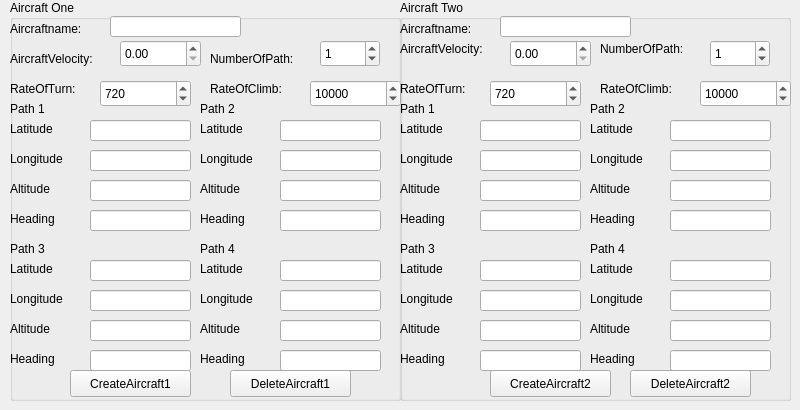
      <widget class="QWidget" name="tab">
       <attribute name="title">
        <string>Aircraft1/Aircraft2</string>
       </attribute>
       <widget class="QGroupBox" name="groupBox_62">
        <property name="geometry">
         <rect>
          <x>10</x>
          <y>0</y>
          <width>391</width>
          <height>401</height>
         </rect>
        </property>
        <property name="title">
         <string>Aircraft One</string>
        </property>
        <widget class="QLabel" name="label_146">
         <property name="geometry">
          <rect>
           <x>0</x>
           <y>20</y>
           <width>101</width>
           <height>17</height>
          </rect>
         </property>
         <property name="text">
          <string>Aircraftname:</string>
         </property>
        </widget>
        <widget class="QLabel" name="label_246">
         <property name="geometry">
          <rect>
           <x>0</x>
           <y>50</y>
           <width>111</width>
           <height>17</height>
          </rect>
         </property>
         <property name="text">
          <string>AircraftVelocity:</string>
         </property>
        </widget>
        <widget class="QLabel" name="label_247">
         <property name="geometry">
          <rect>
           <x>0</x>
           <y>100</y>
           <width>101</width>
           <height>17</height>
          </rect>
         </property>
         <property name="text">
          <string>Path 1</string>
         </property>
        </widget>
        <widget class="QLineEdit" name="TEAircraft1Path1Lat">
         <property name="geometry">
          <rect>
           <x>80</x>
           <y>120</y>
           <width>101</width>
           <height>21</height>
          </rect>
         </property>
        </widget>
        <widget class="QLabel" name="label_249">
         <property name="geometry">
          <rect>
           <x>0</x>
           <y>120</y>
           <width>66</width>
           <height>17</height>
          </rect>
         </property>
         <property name="text">
          <string>Latitude</string>
         </property>
        </widget>
        <widget class="QLabel" name="label_250">
         <property name="geometry">
          <rect>
           <x>0</x>
           <y>150</y>
           <width>71</width>
           <height>17</height>
          </rect>
         </property>
         <property name="text">
          <string>Longitude</string>
         </property>
        </widget>
        <widget class="QLineEdit" name="TEAircraft1Path1Long">
         <property name="geometry">
          <rect>
           <x>80</x>
           <y>150</y>
           <width>101</width>
           <height>21</height>
          </rect>
         </property>
        </widget>
        <widget class="QLabel" name="label_251">
         <property name="geometry">
          <rect>
           <x>0</x>
           <y>180</y>
           <width>71</width>
           <height>17</height>
          </rect>
         </property>
         <property name="text">
          <string>Altitude</string>
         </property>
        </widget>
        <widget class="QLineEdit" name="TEAircraft1Path1Alt">
         <property name="geometry">
          <rect>
           <x>80</x>
           <y>180</y>
           <width>101</width>
           <height>21</height>
          </rect>
         </property>
        </widget>
        <widget class="QLabel" name="label_261">
         <property name="geometry">
          <rect>
           <x>0</x>
           <y>210</y>
           <width>71</width>
           <height>17</height>
          </rect>
         </property>
         <property name="text">
          <string>Heading</string>
         </property>
        </widget>
        <widget class="QLineEdit" name="TEAircraft1Path1Head">
         <property name="geometry">
          <rect>
           <x>80</x>
           <y>210</y>
           <width>101</width>
           <height>21</height>
          </rect>
         </property>
        </widget>
        <widget class="QLineEdit" name="TEAircraft1Name">
         <property name="geometry">
          <rect>
           <x>100</x>
           <y>16</y>
           <width>131</width>
           <height>21</height>
          </rect>
         </property>
        </widget>
        <widget class="QDoubleSpinBox" name="TEAircraft1Velocity">
         <property name="geometry">
          <rect>
           <x>110</x>
           <y>40</y>
           <width>81</width>
           <height>27</height>
          </rect>
         </property>
         <property name="maximum">
          <double>9999.000000000000000</double>
         </property>
        </widget>
        <widget class="QLineEdit" name="TEAircraft1Path2Alt">
         <property name="geometry">
          <rect>
           <x>270</x>
           <y>180</y>
           <width>101</width>
           <height>21</height>
          </rect>
         </property>
        </widget>
        <widget class="QLineEdit" name="TEAircraft1Path2Long">
         <property name="geometry">
          <rect>
           <x>270</x>
           <y>150</y>
           <width>101</width>
           <height>21</height>
          </rect>
         </property>
        </widget>
        <widget class="QLabel" name="label_262">
         <property name="geometry">
          <rect>
           <x>190</x>
           <y>180</y>
           <width>71</width>
           <height>17</height>
          </rect>
         </property>
         <property name="text">
          <string>Altitude</string>
         </property>
        </widget>
        <widget class="QLineEdit" name="TEAircraft1Path2Lat">
         <property name="geometry">
          <rect>
           <x>270</x>
           <y>120</y>
           <width>101</width>
           <height>21</height>
          </rect>
         </property>
        </widget>
        <widget class="QLabel" name="label_263">
         <property name="geometry">
          <rect>
           <x>190</x>
           <y>210</y>
           <width>71</width>
           <height>17</height>
          </rect>
         </property>
         <property name="text">
          <string>Heading</string>
         </property>
        </widget>
        <widget class="QLabel" name="label_264">
         <property name="geometry">
          <rect>
           <x>190</x>
           <y>100</y>
           <width>101</width>
           <height>17</height>
          </rect>
         </property>
         <property name="text">
          <string>Path 2</string>
         </property>
        </widget>
        <widget class="QLineEdit" name="TEAircraft1Path2Head">
         <property name="geometry">
          <rect>
           <x>270</x>
           <y>210</y>
           <width>101</width>
           <height>21</height>
          </rect>
         </property>
        </widget>
        <widget class="QLabel" name="label_265">
         <property name="geometry">
          <rect>
           <x>190</x>
           <y>150</y>
           <width>71</width>
           <height>17</height>
          </rect>
         </property>
         <property name="text">
          <string>Longitude</string>
         </property>
        </widget>
        <widget class="QLabel" name="label_266">
         <property name="geometry">
          <rect>
           <x>190</x>
           <y>120</y>
           <width>66</width>
           <height>17</height>
          </rect>
         </property>
         <property name="text">
          <string>Latitude</string>
         </property>
        </widget>
        <widget class="QLineEdit" name="TEAircraft1Path3Alt">
         <property name="geometry">
          <rect>
           <x>80</x>
           <y>320</y>
           <width>101</width>
           <height>21</height>
          </rect>
         </property>
        </widget>
        <widget class="QLineEdit" name="TEAircraft1Path3Long">
         <property name="geometry">
          <rect>
           <x>80</x>
           <y>290</y>
           <width>101</width>
           <height>21</height>
          </rect>
         </property>
        </widget>
        <widget class="QLabel" name="label_267">
         <property name="geometry">
          <rect>
           <x>0</x>
           <y>320</y>
           <width>71</width>
           <height>17</height>
          </rect>
         </property>
         <property name="text">
          <string>Altitude</string>
         </property>
        </widget>
        <widget class="QLineEdit" name="TEAircraft1Path3Lat">
         <property name="geometry">
          <rect>
           <x>80</x>
           <y>260</y>
           <width>101</width>
           <height>21</height>
          </rect>
         </property>
        </widget>
        <widget class="QLabel" name="label_268">
         <property name="geometry">
          <rect>
           <x>0</x>
           <y>350</y>
           <width>71</width>
           <height>17</height>
          </rect>
         </property>
         <property name="text">
          <string>Heading</string>
         </property>
        </widget>
        <widget class="QLabel" name="label_269">
         <property name="geometry">
          <rect>
           <x>0</x>
           <y>240</y>
           <width>101</width>
           <height>17</height>
          </rect>
         </property>
         <property name="text">
          <string>Path 3</string>
         </property>
        </widget>
        <widget class="QLineEdit" name="TEAircraft1Path3Head">
         <property name="geometry">
          <rect>
           <x>80</x>
           <y>350</y>
           <width>101</width>
           <height>21</height>
          </rect>
         </property>
        </widget>
        <widget class="QLabel" name="label_270">
         <property name="geometry">
          <rect>
           <x>0</x>
           <y>290</y>
           <width>71</width>
           <height>17</height>
          </rect>
         </property>
         <property name="text">
          <string>Longitude</string>
         </property>
        </widget>
        <widget class="QLabel" name="label_271">
         <property name="geometry">
          <rect>
           <x>0</x>
           <y>260</y>
           <width>66</width>
           <height>17</height>
          </rect>
         </property>
         <property name="text">
          <string>Latitude</string>
         </property>
        </widget>
        <widget class="QLineEdit" name="TEAircraft1Path4Head">
         <property name="geometry">
          <rect>
           <x>270</x>
           <y>350</y>
           <width>101</width>
           <height>21</height>
          </rect>
         </property>
        </widget>
        <widget class="QLabel" name="label_272">
         <property name="geometry">
          <rect>
           <x>190</x>
           <y>320</y>
           <width>71</width>
           <height>17</height>
          </rect>
         </property>
         <property name="text">
          <string>Altitude</string>
         </property>
        </widget>
        <widget class="QLabel" name="label_273">
         <property name="geometry">
          <rect>
           <x>190</x>
           <y>290</y>
           <width>71</width>
           <height>17</height>
          </rect>
         </property>
         <property name="text">
          <string>Longitude</string>
         </property>
        </widget>
        <widget class="QLineEdit" name="TEAircraft1Path4Lat">
         <property name="geometry">
          <rect>
           <x>270</x>
           <y>260</y>
           <width>101</width>
           <height>21</height>
          </rect>
         </property>
        </widget>
        <widget class="QLineEdit" name="TEAircraft1Path4Alt">
         <property name="geometry">
          <rect>
           <x>270</x>
           <y>320</y>
           <width>101</width>
           <height>21</height>
          </rect>
         </property>
        </widget>
        <widget class="QLineEdit" name="TEAircraft1Path4Long">
         <property name="geometry">
          <rect>
           <x>270</x>
           <y>290</y>
           <width>101</width>
           <height>21</height>
          </rect>
         </property>
        </widget>
        <widget class="QLabel" name="label_274">
         <property name="geometry">
          <rect>
           <x>190</x>
           <y>240</y>
           <width>101</width>
           <height>17</height>
          </rect>
         </property>
         <property name="text">
          <string>Path 4</string>
         </property>
        </widget>
        <widget class="QLabel" name="label_275">
         <property name="geometry">
          <rect>
           <x>190</x>
           <y>350</y>
           <width>71</width>
           <height>17</height>
          </rect>
         </property>
         <property name="text">
          <string>Heading</string>
         </property>
        </widget>
        <widget class="QLabel" name="label_356">
         <property name="geometry">
          <rect>
           <x>190</x>
           <y>260</y>
           <width>66</width>
           <height>17</height>
          </rect>
         </property>
         <property name="text">
          <string>Latitude</string>
         </property>
        </widget>
        <widget class="QPushButton" name="CreateAircraft1Button">
         <property name="geometry">
          <rect>
           <x>60</x>
           <y>370</y>
           <width>121</width>
           <height>27</height>
          </rect>
         </property>
         <property name="text">
          <string>CreateAircraft1</string>
         </property>
        </widget>
        <widget class="QPushButton" name="DeleteAircraft1Button">
         <property name="geometry">
          <rect>
           <x>220</x>
           <y>370</y>
           <width>121</width>
           <height>27</height>
          </rect>
         </property>
         <property name="text">
          <string>DeleteAircraft1</string>
         </property>
        </widget>
        <widget class="QSpinBox" name="TEAircraft1TotalNumberOfPath">
         <property name="geometry">
          <rect>
           <x>310</x>
           <y>40</y>
           <width>60</width>
           <height>27</height>
          </rect>
         </property>
         <property name="value">
          <number>1</number>
         </property>
        </widget>
        <widget class="QLabel" name="label_460">
         <property name="geometry">
          <rect>
           <x>200</x>
           <y>50</y>
           <width>111</width>
           <height>17</height>
          </rect>
         </property>
         <property name="text">
          <string>NumberOfPath:</string>
         </property>
        </widget>
        <widget class="QLabel" name="label_462">
         <property name="geometry">
          <rect>
           <x>0</x>
           <y>80</y>
           <width>91</width>
           <height>17</height>
          </rect>
         </property>
         <property name="text">
          <string>RateOfTurn:</string>
         </property>
        </widget>
        <widget class="QLabel" name="label_463">
         <property name="geometry">
          <rect>
           <x>200</x>
           <y>80</y>
           <width>91</width>
           <height>17</height>
          </rect>
         </property>
         <property name="text">
          <string>RateOfClimb:</string>
         </property>
        </widget>
        <widget class="QSpinBox" name="TEAircraft1RateOfTurn">
         <property name="geometry">
          <rect>
           <x>90</x>
           <y>80</y>
           <width>91</width>
           <height>27</height>
          </rect>
         </property>
         <property name="maximum">
          <number>9999</number>
         </property>
         <property name="value">
          <number>720</number>
         </property>
        </widget>
        <widget class="QSpinBox" name="TEAircraft1RateOfClimb">
         <property name="geometry">
          <rect>
           <x>300</x>
           <y>80</y>
           <width>91</width>
           <height>27</height>
          </rect>
         </property>
         <property name="maximum">
          <number>99999</number>
         </property>
         <property name="value">
          <number>10000</number>
         </property>
        </widget>
       </widget>
       <widget class="QGroupBox" name="groupBox_63">
        <property name="geometry">
         <rect>
          <x>400</x>
          <y>0</y>
          <width>391</width>
          <height>401</height>
         </rect>
        </property>
        <property name="title">
         <string>Aircraft Two</string>
        </property>
        <widget class="QLabel" name="label_379">
         <property name="geometry">
          <rect>
           <x>0</x>
           <y>20</y>
           <width>101</width>
           <height>17</height>
          </rect>
         </property>
         <property name="text">
          <string>Aircraftname:</string>
         </property>
        </widget>
        <widget class="QLabel" name="label_380">
         <property name="geometry">
          <rect>
           <x>0</x>
           <y>40</y>
           <width>111</width>
           <height>17</height>
          </rect>
         </property>
         <property name="text">
          <string>AircraftVelocity:</string>
         </property>
        </widget>
        <widget class="QLabel" name="label_381">
         <property name="geometry">
          <rect>
           <x>0</x>
           <y>100</y>
           <width>101</width>
           <height>17</height>
          </rect>
         </property>
         <property name="text">
          <string>Path 1</string>
         </property>
        </widget>
        <widget class="QLineEdit" name="TEAircraft2Path1Lat">
         <property name="geometry">
          <rect>
           <x>80</x>
           <y>120</y>
           <width>101</width>
           <height>21</height>
          </rect>
         </property>
        </widget>
        <widget class="QLabel" name="label_382">
         <property name="geometry">
          <rect>
           <x>0</x>
           <y>120</y>
           <width>66</width>
           <height>17</height>
          </rect>
         </property>
         <property name="text">
          <string>Latitude</string>
         </property>
        </widget>
        <widget class="QLabel" name="label_383">
         <property name="geometry">
          <rect>
           <x>0</x>
           <y>150</y>
           <width>71</width>
           <height>17</height>
          </rect>
         </property>
         <property name="text">
          <string>Longitude</string>
         </property>
        </widget>
        <widget class="QLineEdit" name="TEAircraft2Path1Long">
         <property name="geometry">
          <rect>
           <x>80</x>
           <y>150</y>
           <width>101</width>
           <height>21</height>
          </rect>
         </property>
        </widget>
        <widget class="QLabel" name="label_384">
         <property name="geometry">
          <rect>
           <x>0</x>
           <y>180</y>
           <width>71</width>
           <height>17</height>
          </rect>
         </property>
         <property name="text">
          <string>Altitude</string>
         </property>
        </widget>
        <widget class="QLineEdit" name="TEAircraft2Path1Alt">
         <property name="geometry">
          <rect>
           <x>80</x>
           <y>180</y>
           <width>101</width>
           <height>21</height>
          </rect>
         </property>
        </widget>
        <widget class="QLabel" name="label_385">
         <property name="geometry">
          <rect>
           <x>0</x>
           <y>210</y>
           <width>71</width>
           <height>17</height>
          </rect>
         </property>
         <property name="text">
          <string>Heading</string>
         </property>
        </widget>
        <widget class="QLineEdit" name="TEAircraft2Path1Head">
         <property name="geometry">
          <rect>
           <x>80</x>
           <y>210</y>
           <width>101</width>
           <height>21</height>
          </rect>
         </property>
        </widget>
        <widget class="QLineEdit" name="TEAircraft2Name">
         <property name="geometry">
          <rect>
           <x>100</x>
           <y>16</y>
           <width>131</width>
           <height>21</height>
          </rect>
         </property>
        </widget>
        <widget class="QDoubleSpinBox" name="TEAircraft2Velocity">
         <property name="geometry">
          <rect>
           <x>110</x>
           <y>40</y>
           <width>81</width>
           <height>27</height>
          </rect>
         </property>
         <property name="maximum">
          <double>9999.000000000000000</double>
         </property>
        </widget>
        <widget class="QLineEdit" name="TEAircraft2Path2Alt">
         <property name="geometry">
          <rect>
           <x>270</x>
           <y>180</y>
           <width>101</width>
           <height>21</height>
          </rect>
         </property>
        </widget>
        <widget class="QLineEdit" name="TEAircraft2Path2Long">
         <property name="geometry">
          <rect>
           <x>270</x>
           <y>150</y>
           <width>101</width>
           <height>21</height>
          </rect>
         </property>
        </widget>
        <widget class="QLabel" name="label_386">
         <property name="geometry">
          <rect>
           <x>190</x>
           <y>180</y>
           <width>71</width>
           <height>17</height>
          </rect>
         </property>
         <property name="text">
          <string>Altitude</string>
         </property>
        </widget>
        <widget class="QLineEdit" name="TEAircraft2Path2Lat">
         <property name="geometry">
          <rect>
           <x>270</x>
           <y>120</y>
           <width>101</width>
           <height>21</height>
          </rect>
         </property>
        </widget>
        <widget class="QLabel" name="label_387">
         <property name="geometry">
          <rect>
           <x>190</x>
           <y>210</y>
           <width>71</width>
           <height>17</height>
          </rect>
         </property>
         <property name="text">
          <string>Heading</string>
         </property>
        </widget>
        <widget class="QLabel" name="label_388">
         <property name="geometry">
          <rect>
           <x>190</x>
           <y>100</y>
           <width>101</width>
           <height>17</height>
          </rect>
         </property>
         <property name="text">
          <string>Path 2</string>
         </property>
        </widget>
        <widget class="QLineEdit" name="TEAircraft2Path2Head">
         <property name="geometry">
          <rect>
           <x>270</x>
           <y>210</y>
           <width>101</width>
           <height>21</height>
          </rect>
         </property>
        </widget>
        <widget class="QLabel" name="label_389">
         <property name="geometry">
          <rect>
           <x>190</x>
           <y>150</y>
           <width>71</width>
           <height>17</height>
          </rect>
         </property>
         <property name="text">
          <string>Longitude</string>
         </property>
        </widget>
        <widget class="QLabel" name="label_390">
         <property name="geometry">
          <rect>
           <x>190</x>
           <y>120</y>
           <width>66</width>
           <height>17</height>
          </rect>
         </property>
         <property name="text">
          <string>Latitude</string>
         </property>
        </widget>
        <widget class="QLineEdit" name="TEAircraft2Path3Alt">
         <property name="geometry">
          <rect>
           <x>80</x>
           <y>320</y>
           <width>101</width>
           <height>21</height>
          </rect>
         </property>
        </widget>
        <widget class="QLineEdit" name="TEAircraft2Path3Long">
         <property name="geometry">
          <rect>
           <x>80</x>
           <y>290</y>
           <width>101</width>
           <height>21</height>
          </rect>
         </property>
        </widget>
        <widget class="QLabel" name="label_391">
         <property name="geometry">
          <rect>
           <x>0</x>
           <y>320</y>
           <width>71</width>
           <height>17</height>
          </rect>
         </property>
         <property name="text">
          <string>Altitude</string>
         </property>
        </widget>
        <widget class="QLineEdit" name="TEAircraft2Path3Lat">
         <property name="geometry">
          <rect>
           <x>80</x>
           <y>260</y>
           <width>101</width>
           <height>21</height>
          </rect>
         </property>
        </widget>
        <widget class="QLabel" name="label_392">
         <property name="geometry">
          <rect>
           <x>0</x>
           <y>350</y>
           <width>71</width>
           <height>17</height>
          </rect>
         </property>
         <property name="text">
          <string>Heading</string>
         </property>
        </widget>
        <widget class="QLabel" name="label_393">
         <property name="geometry">
          <rect>
           <x>0</x>
           <y>240</y>
           <width>101</width>
           <height>17</height>
          </rect>
         </property>
         <property name="text">
          <string>Path 3</string>
         </property>
        </widget>
        <widget class="QLineEdit" name="TEAircraft2Path3Head">
         <property name="geometry">
          <rect>
           <x>80</x>
           <y>350</y>
           <width>101</width>
           <height>21</height>
          </rect>
         </property>
        </widget>
        <widget class="QLabel" name="label_394">
         <property name="geometry">
          <rect>
           <x>0</x>
           <y>290</y>
           <width>71</width>
           <height>17</height>
          </rect>
         </property>
         <property name="text">
          <string>Longitude</string>
         </property>
        </widget>
        <widget class="QLabel" name="label_395">
         <property name="geometry">
          <rect>
           <x>0</x>
           <y>260</y>
           <width>66</width>
           <height>17</height>
          </rect>
         </property>
         <property name="text">
          <string>Latitude</string>
         </property>
        </widget>
        <widget class="QLineEdit" name="TEAircraft2Path4Head">
         <property name="geometry">
          <rect>
           <x>270</x>
           <y>350</y>
           <width>101</width>
           <height>21</height>
          </rect>
         </property>
        </widget>
        <widget class="QLabel" name="label_396">
         <property name="geometry">
          <rect>
           <x>190</x>
           <y>320</y>
           <width>71</width>
           <height>17</height>
          </rect>
         </property>
         <property name="text">
          <string>Altitude</string>
         </property>
        </widget>
        <widget class="QLabel" name="label_397">
         <property name="geometry">
          <rect>
           <x>190</x>
           <y>290</y>
           <width>71</width>
           <height>17</height>
          </rect>
         </property>
         <property name="text">
          <string>Longitude</string>
         </property>
        </widget>
        <widget class="QLineEdit" name="TEAircraft2Path4Lat">
         <property name="geometry">
          <rect>
           <x>270</x>
           <y>260</y>
           <width>101</width>
           <height>21</height>
          </rect>
         </property>
        </widget>
        <widget class="QLineEdit" name="TEAircraft2Path4Alt">
         <property name="geometry">
          <rect>
           <x>270</x>
           <y>320</y>
           <width>101</width>
           <height>21</height>
          </rect>
         </property>
        </widget>
        <widget class="QLineEdit" name="TEAircraft2Path4Long">
         <property name="geometry">
          <rect>
           <x>270</x>
           <y>290</y>
           <width>101</width>
           <height>21</height>
          </rect>
         </property>
        </widget>
        <widget class="QLabel" name="label_398">
         <property name="geometry">
          <rect>
           <x>190</x>
           <y>240</y>
           <width>101</width>
           <height>17</height>
          </rect>
         </property>
         <property name="text">
          <string>Path 4</string>
         </property>
        </widget>
        <widget class="QLabel" name="label_399">
         <property name="geometry">
          <rect>
           <x>190</x>
           <y>350</y>
           <width>71</width>
           <height>17</height>
          </rect>
         </property>
         <property name="text">
          <string>Heading</string>
         </property>
        </widget>
        <widget class="QLabel" name="label_400">
         <property name="geometry">
          <rect>
           <x>190</x>
           <y>260</y>
           <width>66</width>
           <height>17</height>
          </rect>
         </property>
         <property name="text">
          <string>Latitude</string>
         </property>
        </widget>
        <widget class="QPushButton" name="DeleteAircraft2Button">
         <property name="geometry">
          <rect>
           <x>230</x>
           <y>370</y>
           <width>121</width>
           <height>27</height>
          </rect>
         </property>
         <property name="text">
          <string>DeleteAircraft2</string>
         </property>
        </widget>
        <widget class="QPushButton" name="CreateAircraft2Button">
         <property name="geometry">
          <rect>
           <x>90</x>
           <y>370</y>
           <width>121</width>
           <height>27</height>
          </rect>
         </property>
         <property name="text">
          <string>CreateAircraft2</string>
         </property>
        </widget>
        <widget class="QSpinBox" name="TEAircraft2TotalNumberOfPath">
         <property name="geometry">
          <rect>
           <x>310</x>
           <y>40</y>
           <width>60</width>
           <height>27</height>
          </rect>
         </property>
         <property name="value">
          <number>1</number>
         </property>
        </widget>
        <widget class="QLabel" name="label_461">
         <property name="geometry">
          <rect>
           <x>200</x>
           <y>40</y>
           <width>111</width>
           <height>17</height>
          </rect>
         </property>
         <property name="text">
          <string>NumberOfPath:</string>
         </property>
        </widget>
        <widget class="QSpinBox" name="TEAircraft2RateOfTurn">
         <property name="geometry">
          <rect>
           <x>90</x>
           <y>80</y>
           <width>91</width>
           <height>27</height>
          </rect>
         </property>
         <property name="maximum">
          <number>9999</number>
         </property>
         <property name="value">
          <number>720</number>
         </property>
        </widget>
        <widget class="QLabel" name="label_464">
         <property name="geometry">
          <rect>
           <x>200</x>
           <y>80</y>
           <width>91</width>
           <height>17</height>
          </rect>
         </property>
         <property name="text">
          <string>RateOfClimb:</string>
         </property>
        </widget>
        <widget class="QLabel" name="label_465">
         <property name="geometry">
          <rect>
           <x>0</x>
           <y>80</y>
           <width>91</width>
           <height>17</height>
          </rect>
         </property>
         <property name="text">
          <string>RateOfTurn:</string>
         </property>
        </widget>
        <widget class="QSpinBox" name="TEAircraft2RateOfClimb">
         <property name="geometry">
          <rect>
           <x>300</x>
           <y>80</y>
           <width>91</width>
           <height>27</height>
          </rect>
         </property>
         <property name="maximum">
          <number>99999</number>
         </property>
         <property name="value">
          <number>10000</number>
         </property>
        </widget>
       </widget>
      </widget>
